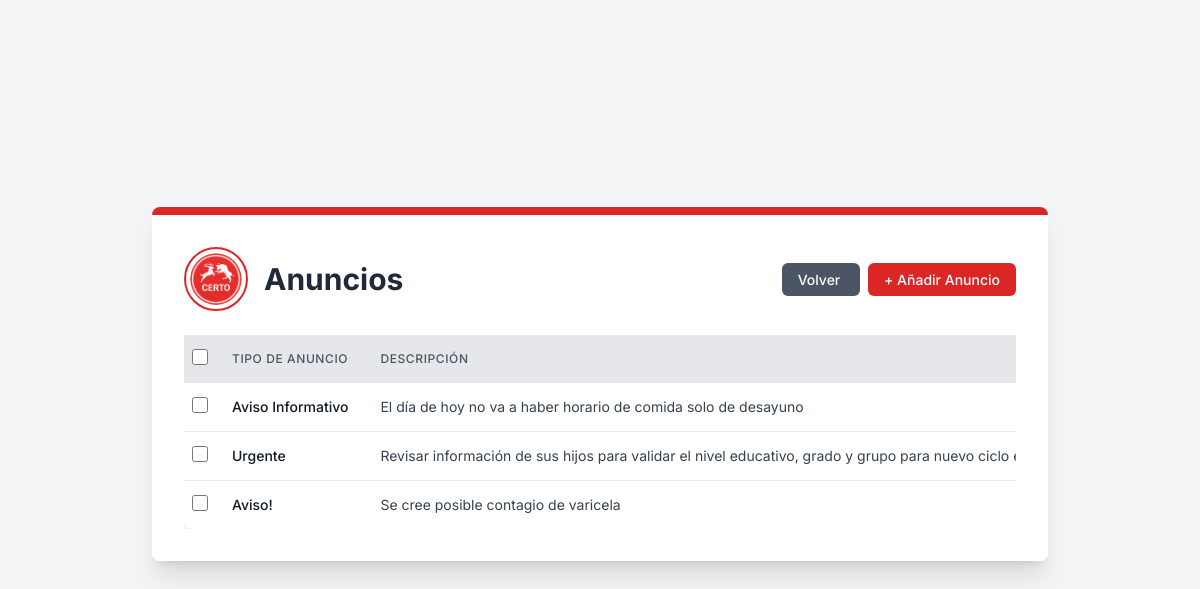
Page /comedor/ads/ (signed in) on the earlier database version.
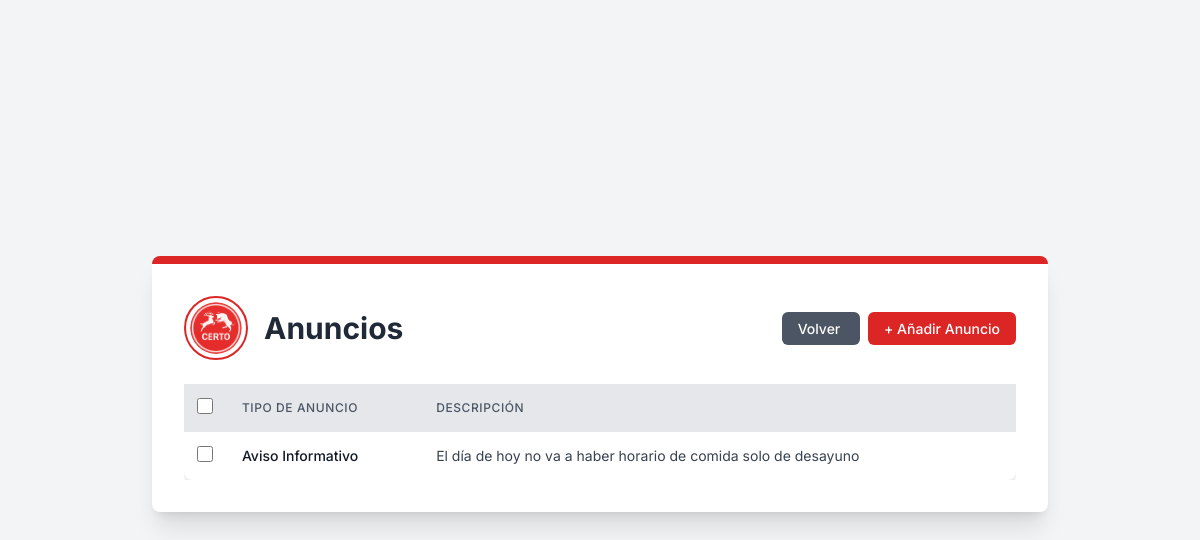
Same page on the later database version.
### comedor/models.py (models this page shows, shortened)
class Noticias(models.Model):
    titulo = models.CharField(max_length=100)
    contenido = models.TextField()
    activo = models.BooleanField(default=True)
    autor = models.ForeignKey(Usuarios, on_delete=models.CASCADE)
    fecha = models.DateField(auto_now=True)

### comedor/views.py (the view)
# urls.py: path("ads/", views.ads, name="ads"),
def ads(request):
    if request.user.is_authenticated:
        noticiaList = Noticias.objects.all()
        return render(request, 'Ads/ads_list_view.html', {'noticias': noticiaList})
    else:
        return redirect('core:signInUp')

### comedor/templates/Ads/ads_list_view.html (shortened to what this page needs)
{% extends "main.html" %} {% load static %}{% block content %}
    <div
      class="bg-white p-8 rounded-lg shadow-xl max-w-4xl w-full border-t-8 border-primary-red mb-8"
    >
      <div class="flex flex-col md:flex-row items-center justify-between mb-6">
        <div class="flex items-center mb-4 md:mb-0">
          <img
            src="{% static 'img/logos/logo.png' %}"
            alt="Logo de la Cafetería Certo"
            class="w-16 h-16 rounded-full border-2 border-primary-red p-1 object-cover mr-4"
          />
          <h1 class="text-3xl font-bold text-gray-800">
            Anuncios
          </h1>
        </div>
        <div class="text-right">
          <a
            href="/core/dashboard"
            class="px-4 py-2 text-sm font-medium text-white bg-gray-600 rounded-md hover:bg-gray-700 transition duration-300 ease-in-out mr-2"
          >
            Volver
        </a>
          <a
            href="{% url 'comedor:createAds' %}"
            class="px-4 py-2 text-sm font-medium text-white bg-primary-red rounded-md hover:bg-red-700 transition duration-300 ease-in-out"
          >
            + Añadir Anuncio
          </a>
        </div>
      </div>
    <div class="overflow-x-auto">
    <form
      id="deleteForm"
      method="post"
      action="{% url 'core:bulk_delete' 'ads' 'comedor:ads' %}"
    >
      <table class="min-w-full bg-white rounded-lg shadow-custom">
        <thead class="bg-gray-200">
          <tr>
            <th class="py-3 px-2 text-center">
              <input
                type="checkbox"
                id="selectAll"
                class="form-checkbox h-4 w-4 text-primary-red"
              />
            </th>
            <th
              class="py-3 px-4 text-left text-xs font-medium text-gray-600 uppercase tracking-wider"
            >
              Tipo de Anuncio
            </th>
            <th
              class="py-3 px-4 text-left text-xs font-medium text-gray-600 uppercase tracking-wider"
            >
              Descripción
            </th>
          </tr>
        </thead>
        <tbody class="divide-y divide-gray-200">
          {% for noticia in noticias %}
          <tr class="hover:bg-gray-50">
            <td class="py-3 px-2 text-center">
              <input
                type="checkbox"
                name="selected_ids"
                value="{{ noticia.id }}"
                class="rowCheckbox form-checkbox h-4 w-4 text-primary-red"
              />
            </td>
            <td
              class="py-3 px-4 whitespace-nowrap text-sm font-medium text-gray-900"
            >
              {{ noticia.titulo }}
            </td>
            <td class="py-3 px-4 whitespace-nowrap text-sm text-gray-700">
              {{ noticia.contenido }}
            </td>
          </tr>
          {% endfor %}
        </tbody>
      </table>
    </div>
    </div>
{% endblock %}

### core/templates/main.html (shortened to what this page needs)
{% load static %}
<!DOCTYPE html>
<html lang="es">
  <head>
    <script src="https://cdn.tailwindcss.com"></script>
    <link rel="stylesheet" href="{% static 'css/main.css' %}" />
  </head>
  <body class="flex items-center justify-center min-h-screen p-4">
    {% block content %} {% endblock %}
  </body>
</html>

### static/css/main.css (style rules this page uses)
body { font-family: "Inter", sans-serif; background-color: #f3f4f6; }
.bg-primary-red { background-color: #dc2626; }
.text-primary-red { color: #dc2626; }
.border-primary-red { border-color: #dc2626; }
.shadow-custom { box-shadow: 0 4px 6px -1px rgba(0, 0, 0, 0.1), 0 2px 4px -1px rgba(0, 0, 0, 0.06); }

Differences in the rows shown:
removed Noticias: titulo "Urgente", contenido "Revisar información de sus hijos para validar el nivel educativo, grado y grupo para nuevo ciclo…"
removed Noticias: titulo "Aviso!", contenido "Se cree posible contagio de varicela"
